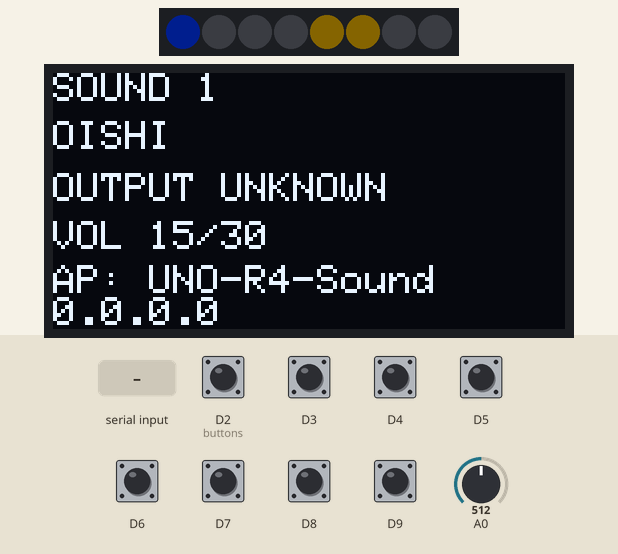
Simulated run of this sketch. Board: Arduino Uno R4 WiFi. Parts: 8 RGB LEDs in strip order, left to right, 128×64 one-colour display. The inputs (shaded band) are chosen by the test bench; at power-on: D2 (buttons), D3–9 HIGH, A0 = 512 (analog values on the 0–1023 scale). Dim RGB values are drawn brighter than linear; the modem accepts every AT command (registered, SIM ready, sends succeed) and sends nothing else; what the sketch prints to the serial monitor is not drawn.

Above: at 1.2 s.
1.3 s: D3 pulled LOW for 0.15 s
At 3.9 s:
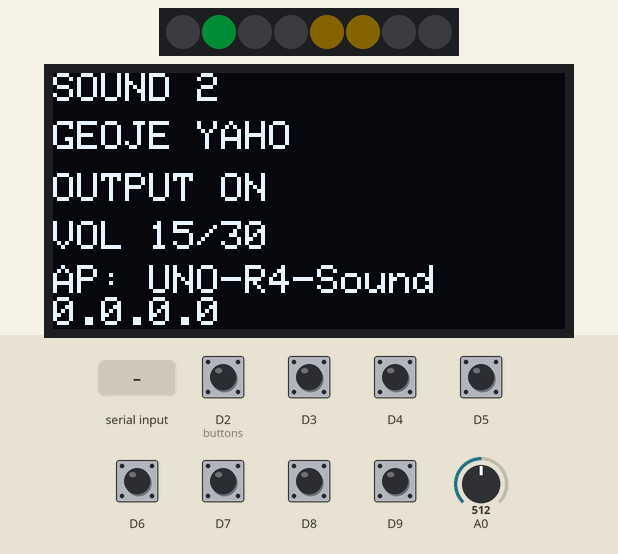
4.3 s: D8 pulled LOW for 0.15 s
At 5.8 s:
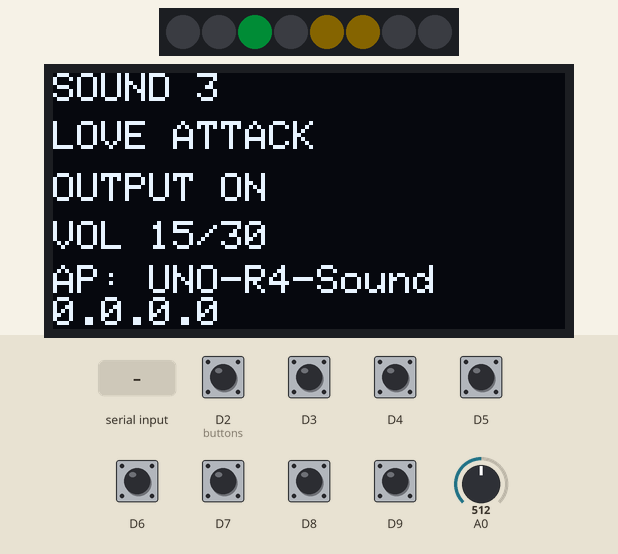
6.5 s: A0 set to 995
At 7.3 s:
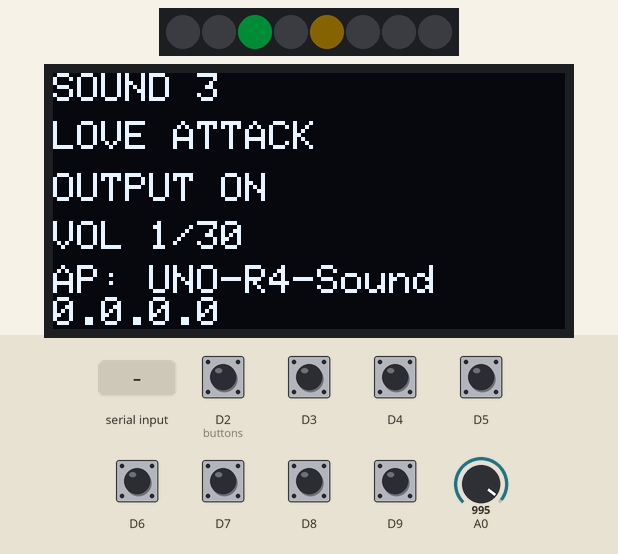
8.1 s: A0 set to 1014
At 9.4 s:
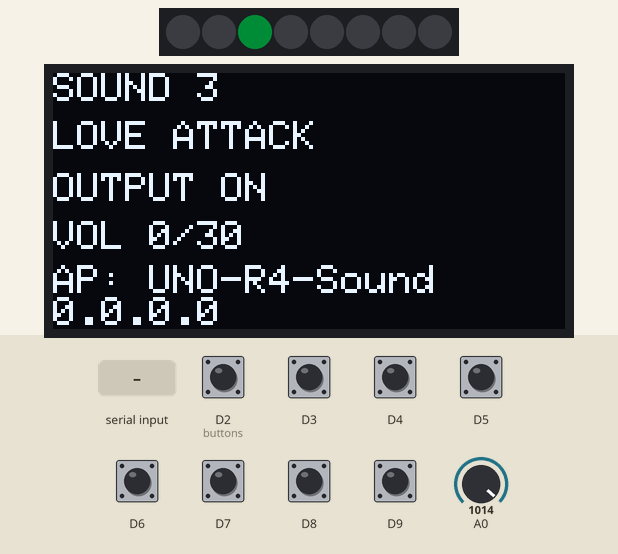
9.7 s: D9 pulled LOW for 0.15 s
At 11.3 s:
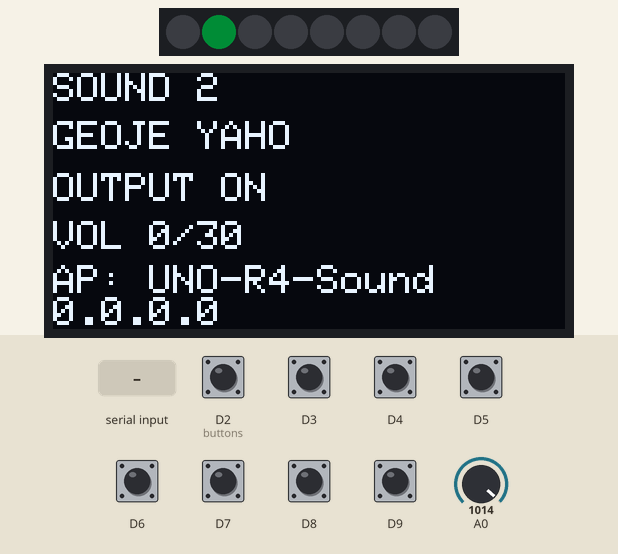
11.9 s: "AT,1\n" received over Serial
At 13.1 s:
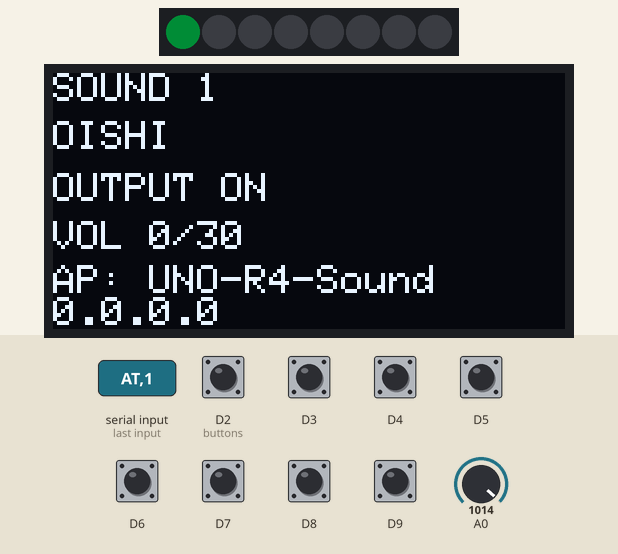
Timing chart, 0 to 14.9 s (numbered marks = the images above; inputs shaded):
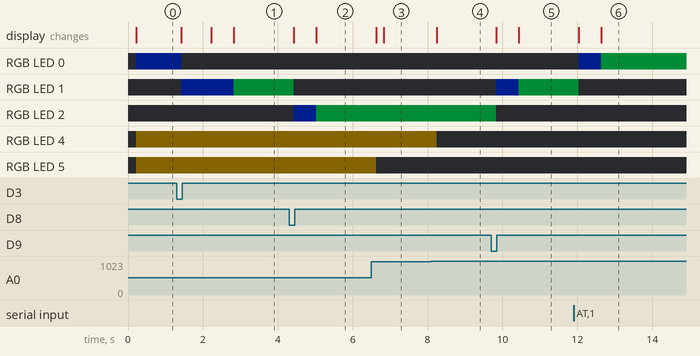

Measured:
- the behaviour switches between 1013 and 1014 on A0 (found by bisection; images 3 and 4)
- after the input at 1.3 s, the display: first changes after 0.13 s (image 1 shows a later state)
- after the input at 4.3 s, RGB LED 1: RGB(0, 13, 5) → off after 0.13 s; RGB LED 2: off → RGB(0, 3, 14) after 0.13 s, → RGB(0, 13, 5) 0.60 s later; the display: first changes after 0.13 s (image 2 shows a later state)
- after the input at 6.5 s, RGB LED 5: RGB(8, 6, 0) → off after 0.13 s; the display: first changes after 0.13 s (image 3 shows a later state)
- after the input at 8.1 s, RGB LED 4: RGB(8, 6, 0) → off after 0.14 s; the display: first changes after 0.14 s (image 4 shows a later state)
- after the input at 9.7 s, RGB LED 1: off → RGB(0, 3, 14) after 0.14 s, → RGB(0, 13, 5) 0.60 s later; RGB LED 2: RGB(0, 13, 5) → off after 0.14 s; the display: first changes after 0.14 s (image 5 shows a later state)
- after the input at 11.9 s, RGB LED 0: off → RGB(0, 3, 14) after 0.14 s, → RGB(0, 13, 5) 0.60 s later; RGB LED 1: RGB(0, 13, 5) → off after 0.14 s; the display: first changes after 0.14 s (image 6 shows a later state)

The sketch:

uno_r4_soundboard.ino
```cpp
/* UNO R4 WiFi 전용 사운드보드
 * D0/RX <- DFPlayer TX, D1/TX -> DFPlayer RX (Serial1 115200)
 * D2~D9: 버튼 1~8 -> GND (INPUT_PULLUP, 30ms debounce)
 * A0: 10k potentiometer, ADC 10-bit, 반전 볼륨 0~30
 * A4/A5: SSD1306 OLED, D10: WS2812B x8
 * PC USB Serial: 115200, 1 2 3 4 p s n b 0 ? (줄바꿈 없어도 동작)
 * Wi-Fi: 보드 IP의 / 에 웹 리모컨, GET /status, POST /command
 * API 토큰 없음. 기존 Button Lab AI 제어 프로토콜과는 별도 펌웨어입니다.
 */
#include <WiFiS3.h>
#include <Wire.h>
#include <Adafruit_GFX.h>
#include <Adafruit_SSD1306.h>
#include <Adafruit_NeoPixel.h>
#include "config.h"
#include "web_page.h"

struct ButtonState { uint8_t pin; bool reading; bool stable; uint32_t changedAt; };
ButtonState buttons[8];
const char BUTTON_COMMANDS[] = "1234psnb";
const char* TRACK_NAMES[] = {"OISHI", "GEOJE YAHO", "LOVE ATTACK", "DEJA VU"};
TwoWire& oledWire = OLED_USE_QWIIC ? Wire1 : Wire;
Adafruit_SSD1306 oled(128, 64, &oledWire, -1);
Adafruit_NeoPixel leds(8, 10, NEO_GRB + NEO_KHZ800);
WiFiServer server(80);
WiFiClient client;

uint8_t selectedTrack = 1;
int filteredADC = 0, knobVolume = 0, sentVolume = -1;
bool wantedMute = true, ampOn = false, ampKnown = false, oledReady = false;
bool networkReady = false, apMode = false, audioInitialized = false;
bool awaitingReply = false, replyOverflow = false;
String ipAddress = "USB ONLY", lastReply, audioError, incomingReply, pendingCommand;
String commandQueue[8];
uint8_t queueSize = 0;
uint32_t sentAt = 0, completedAt = 0, knobAt = 0, displayAt = 0, networkAt = 0;
String httpRequest;
uint32_t clientAt = 0;

void queueCommand(const String& command) {
  if (queueSize < 8) commandQueue[queueSize++] = command;
}

// 새 조작은 아직 전송하지 않은 재생 순서를 교체합니다. 전송 중인 명령은 응답을 기다립니다.
void stopOutput() {
  wantedMute = true;
  queueSize = 0;
  queueCommand("AT+AMP=OFF");
}

void playSelected() {
  wantedMute = false;
  audioError = "";
  queueSize = 0;
  // 파일 전환 중에는 무음 처리하고, 파일 처음으로 이동한 뒤 출력을 켭니다.
  queueCommand("AT+AMP=OFF");
  queueCommand("AT+PLAYMODE=3");
  queueCommand("AT+PLAYFILE=/sound" + String(selectedTrack) + ".mp3");
  queueCommand("AT+TIME=0");
  queueCommand("AT+VOL=" + String(knobVolume));
  queueCommand("AT+AMP=ON");
}

bool commandAllowed(char command) {
  return command != '\0' && strchr("1234psnb0?", command) != nullptr;
}

void dispatchCommand(char command) {
  if (!commandAllowed(command)) return;
  Serial.print("[COMMAND] "); Serial.println(command);
  if (command >= '1' && command <= '4') { selectedTrack = command - '0'; playSelected(); }
  else if (command == 'p') playSelected();
  else if (command == 's') stopOutput();
  else if (command == 'n') { selectedTrack = selectedTrack % 4 + 1; playSelected(); }
  else if (command == 'b') { selectedTrack = (selectedTrack + 2) % 4 + 1; playSelected(); }
  else if (command == '0') { if (wantedMute) playSelected(); else stopOutput(); }
  else if (command == '?') queueCommand("AT");
}

void readButtons() {
  uint32_t now = millis();
  for (uint8_t i = 0; i < 8; ++i) {
    bool value = digitalRead(buttons[i].pin);
    if (value != buttons[i].reading) { buttons[i].reading = value; buttons[i].changedAt = now; }
    if (now - buttons[i].changedAt >= 30 && value != buttons[i].stable) {
      buttons[i].stable = value;
      if (value == LOW) dispatchCommand(BUTTON_COMMANDS[i]);
    }
  }
}

void readVolumeKnob() {
  if (millis() - knobAt < 10) return;
  knobAt = millis();
  int raw = 1023 - analogRead(A0);
  filteredADC = (filteredADC * 3 + raw + 2) / 4;
  // 필터와 히스테리시스로 경계 부근에서 볼륨이 반복해서 바뀌는 것을 억제합니다.
  int candidate = constrain((filteredADC * 30 + 511) / 1023, 0, 30);
  int center = knobVolume * 1023 / 30;
  if (candidate != knobVolume && (abs(filteredADC - center) >= 23 || filteredADC <= 5 || filteredADC >= 1018))
    knobVolume = candidate;
}

void finishAudioCommand(bool ok, const String& reason) {
  awaitingReply = false;
  completedAt = millis();
  if (ok) {
    if (pendingCommand == "AT+AMP=ON" || pendingCommand == "AT+AMP=OFF") {
      ampOn = pendingCommand.endsWith("ON"); ampKnown = true;
    }
    if (pendingCommand.startsWith("AT+VOL=")) sentVolume = pendingCommand.substring(7).toInt();
    if (pendingCommand == "AT") { audioError = ""; Serial.println("[DFPlayer] communication OK"); }
  } else {
    audioError = reason + ": " + pendingCommand;
    Serial.println("[DFPlayer ERROR] " + audioError);
    queueSize = 0; wantedMute = true; ampKnown = false;
    // 실패하면 뒤에 남은 AMP=ON을 취소하고 무음 처리를 한 번 시도합니다.
    if (pendingCommand != "AT+AMP=OFF") queueCommand("AT+AMP=OFF");
  }
}

void serviceAudio() {
  for (uint8_t n = 0; n < 96 && Serial1.available(); ++n) {
    char c = Serial1.read();
    if (c == '\n' || c == '\r') {
      if (!replyOverflow && incomingReply.length()) {
        incomingReply.trim(); lastReply = incomingReply;
        Serial.println("[DFPlayer] " + incomingReply);
        if (awaitingReply && incomingReply == "OK") finishAudioCommand(true, "");
        else if (awaitingReply && (incomingReply.startsWith("ERROR") || incomingReply.startsWith("ERR")))
          finishAudioCommand(false, incomingReply);
      }
      incomingReply = ""; replyOverflow = false;
    } else if (incomingReply.length() < 160) incomingReply += c;
    else replyOverflow = true;
  }
  if (awaitingReply && millis() - sentAt >= 1500) finishAudioCommand(false, "No OK response");
  if (!audioInitialized) {
    if (millis() < 2000) return;
    audioInitialized = true;
    // 이미 대기 중인 사용자 조작이 있으면 해당 순서를 유지합니다.
    if (!queueSize) { queueCommand("AT"); queueCommand("AT+AMP=OFF"); queueCommand("AT+PROMPT=OFF"); queueCommand("AT+PLAYMODE=3"); }
  }
  if (awaitingReply || millis() - completedAt < 120) return;
  // No retries for a changing knob while the module is unresponsive.
  if (!queueSize && sentVolume != knobVolume && !audioError.length()) queueCommand("AT+VOL=" + String(knobVolume));
  if (!queueSize) return;
  pendingCommand = commandQueue[0];
  for (uint8_t i = 1; i < queueSize; ++i) commandQueue[i - 1] = commandQueue[i];
  --queueSize;
  Serial1.print(pendingCommand); Serial1.print("\r\n");
  Serial.println("[AT] " + pendingCommand);
  awaitingReply = true; sentAt = millis();
}

void serviceUsb() {
  for (uint8_t n = 0; n < 32 && Serial.available(); ++n) {
    char c = Serial.read();
    if (commandAllowed(c)) dispatchCommand(c);
    else if (c != '\r' && c != '\n' && c != ' ') Serial.println("Use: 1 2 3 4 p s n b 0 ?");
  }
}

void drawIndicators() {
  if (millis() - displayAt < 200) return;
  displayAt = millis();
  if (oledReady) {
    oled.clearDisplay(); oled.setTextColor(SSD1306_WHITE); oled.setTextWrap(false);
    oled.setTextSize(1); oled.setCursor(0, 0); oled.print("SOUND "); oled.print(selectedTrack);
    oled.setCursor(0, 12); oled.print(TRACK_NAMES[selectedTrack - 1]);
    oled.setCursor(0, 25); oled.print(audioError.length() ? "DFPLAYER ERROR" : !ampKnown ? "OUTPUT UNKNOWN" : ampOn ? "OUTPUT ON" : "MUTED");
    oled.setCursor(0, 37); oled.print("VOL "); oled.print(knobVolume); oled.print("/30");
    oled.setCursor(0, 48); oled.print(networkReady ? (apMode ? "AP: UNO-R4-Sound" : "ROUTER WI-FI") : "WI-FI UNAVAILABLE");
    oled.setCursor(0, 56); oled.print(ipAddress); oled.display();
  }
  if (ENABLE_STATUS_LEDS) {
    leds.clear();
    leds.setPixelColor(selectedTrack - 1, audioError.length() ? leds.Color(255, 0, 0) : ampKnown && ampOn ? leds.Color(0, 170, 70) : leds.Color(0, 40, 180));
    uint8_t bars = (knobVolume * 4 + 29) / 30;
    for (uint8_t i = 0; i < bars; ++i) leds.setPixelColor(i + 4, leds.Color(100, 80, 0));
    leds.show();
  }
}

String jsonString(const String& value) {
  String out = "\"";
  for (unsigned int i = 0; i < value.length(); ++i) {
    char c = value[i];
    if (c == '"' || c == '\\') { out += '\\'; out += c; }
    else if (c == '\n') out += "\\n";
    else if (c == '\r') out += "\\r";
    else if ((uint8_t)c >= 32) out += c;
  }
  return out + '"';
}

String statusJson() {
  return "{\"track\":" + String(selectedTrack) + ",\"volume\":" + String(knobVolume) +
    ",\"ampOn\":" + (ampOn ? "true" : "false") + ",\"ampKnown\":" + (ampKnown ? "true" : "false") +
    ",\"busy\":" + (awaitingReply || queueSize ? "true" : "false") +
    ",\"mode\":" + jsonString(apMode ? "AP" : "Wi-Fi") + ",\"ip\":" + jsonString(ipAddress) +
    ",\"reply\":" + jsonString(lastReply) + ",\"error\":" + jsonString(audioError) + "}";
}

void respond(int code, const String& body, const char* type = "application/json") {
  client.print("HTTP/1.1 "); client.print(code);
  client.println(code == 200 ? " OK" : code == 202 ? " Accepted" : " Error");
  client.print("Content-Type: "); client.println(type);
  client.print("Content-Length: "); client.println(body.length());
  client.println("Cache-Control: no-store\r\nConnection: close\r\nX-Content-Type-Options: nosniff\r\n");
  client.print(body); client.stop(); httpRequest = "";
}

void handleRequest() {
  int split = httpRequest.indexOf("\r\n\r\n");
  if (split < 0) return;
  int firstEnd = httpRequest.indexOf("\r\n");
  String first = httpRequest.substring(0, firstEnd);
  if (first == "GET / HTTP/1.1" || first == "GET / HTTP/1.0") { respond(200, WEB_PAGE, "text/html; charset=utf-8"); return; }
  if (first == "GET /status HTTP/1.1" || first == "GET /status HTTP/1.0") { respond(200, statusJson()); return; }
  if (first != "POST /command HTTP/1.1" && first != "POST /command HTTP/1.0") { respond(404, "{\"error\":\"Not found\"}"); return; }
  String headers = httpRequest.substring(firstEnd, split); headers.toLowerCase();
  int start = headers.indexOf("\r\ncontent-length:");
  if (start < 0 || headers.indexOf("transfer-encoding:") >= 0) { respond(400, "{\"error\":\"Use Content-Length: 1\"}"); return; }
  start += 17;
  int end = headers.indexOf("\r\n", start);
  String length = headers.substring(start, end < 0 ? headers.length() : end); length.trim();
  if (length != "1") { respond(400, "{\"error\":\"Send one character\"}"); return; }
  if (httpRequest.length() < (unsigned int)(split + 5)) return;
  char command = httpRequest[split + 4];
  if (!commandAllowed(command)) { respond(400, "{\"error\":\"Invalid command\"}"); return; }
  dispatchCommand(command);
  respond(202, "{\"accepted\":true}"); // DFPlayer ACK is reported separately in /status.
}

void startAccessPoint() {
  apMode = true;
  WiFi.config(IPAddress(192, 168, 4, 1));
  int result = AP_PASSWORD[0] ? WiFi.beginAP(AP_SSID, AP_PASSWORD) : WiFi.beginAP(AP_SSID);
  networkReady = result == WL_AP_LISTENING || result == WL_AP_CONNECTED;
}

void startNetwork() {
  WiFi.setTimeout(5000);
  if (WiFi.status() == WL_NO_MODULE) { Serial.println("[WiFi] Module unavailable; USB/buttons still work."); return; }
  if (WIFI_SSID[0]) {
    int result = WIFI_PASSWORD[0] ? WiFi.begin(WIFI_SSID, WIFI_PASSWORD) : WiFi.begin(WIFI_SSID);
    networkReady = result == WL_CONNECTED;
  }
  if (!networkReady) { WiFi.disconnect(); startAccessPoint(); }
  if (networkReady) {
    ipAddress = WiFi.localIP().toString(); server.begin();
    Serial.println("[WiFi] " + String(apMode ? AP_SSID : WIFI_SSID) + " -> http://" + ipAddress);
  } else Serial.println("[WiFi] Start failed; USB/buttons still work.");
}

void serviceNetwork() {
  if (!networkReady) return;
  if (millis() - networkAt >= 5000) {
    networkAt = millis();
    if (!apMode && WiFi.status() != WL_CONNECTED) {
      client.stop(); WiFi.disconnect(); startAccessPoint();
      ipAddress = networkReady ? WiFi.localIP().toString() : "USB ONLY";
      if (networkReady) { server.begin(); Serial.println("[WiFi] Fallback AP: http://" + ipAddress); }
    }
  }
  if (!client) {
    client = server.available();
    if (!client) return;
    httpRequest = ""; clientAt = millis();
  }
  for (uint8_t n = 0; n < 128 && client.available(); ++n) {
    httpRequest += (char)client.read();
    if (httpRequest.length() > 1536) { respond(413, "{\"error\":\"Request too large\"}"); return; }
  }
  if (millis() - clientAt > 2000) { client.stop(); httpRequest = ""; return; }
  handleRequest();
}

void setup() {
  Serial.begin(115200); Serial1.begin(115200);
  analogReadResolution(10);
  filteredADC = 1023 - analogRead(A0);
  knobVolume = constrain((filteredADC * 30 + 511) / 1023, 0, 30);
  for (uint8_t i = 0; i < 8; ++i) {
    pinMode(i + 2, INPUT_PULLUP);
    bool reading = digitalRead(i + 2);
    buttons[i] = {uint8_t(i + 2), reading, reading, millis()};
  }
  // LED 기능을 끄면 데이터 신호를 보내지 않습니다. 전원 순서는 README를 참고하세요.
  if (ENABLE_STATUS_LEDS) { leds.begin(); leds.setBrightness(LED_BRIGHTNESS); leds.clear(); leds.show(); }
  oledWire.begin();
  for (uint8_t address = 0x3C; address <= 0x3D && !oledReady; ++address) {
    oledWire.beginTransmission(address);
    if (oledWire.endTransmission() == 0) oledReady = oled.begin(SSD1306_SWITCHCAPVCC, address);
  }
  incomingReply.reserve(161); httpRequest.reserve(1537);
  startNetwork();
  Serial.println("UNO R4 Soundboard. Serial 115200. Commands: 1 2 3 4 p s n b 0 ?");
  Serial.println("OLED: " + String(oledReady ? "OK" : "not detected (check model, voltage and I2C)"));
}

void loop() {
  readButtons(); readVolumeKnob(); serviceUsb(); serviceAudio(); serviceNetwork(); drawIndicators();
}
```

web_page.h
```cpp
#pragma once
const char WEB_PAGE[] = R"HTML(<!doctype html>
<html lang="ko"><meta charset="utf-8"><meta name="viewport" content="width=device-width,initial-scale=1">
<title>UNO R4 · 사운드보드</title>
<style>
*{box-sizing:border-box}body{margin:0;background:#eef3ee;color:#233b30;font:16px/1.6 system-ui,sans-serif}
main{max-width:640px;margin:30px auto;padding:24px}h1{font-size:25px}p{font-size:14px}
.keys{display:grid;grid-template-columns:1fr 1fr;gap:12px}button{padding:18px 8px;border:1px solid #bdcebf;border-radius:10px;background:#fff;color:#234a35;font:inherit;cursor:pointer}
button:active{background:#d3ecd9}button:disabled{opacity:.5}.stop{background:#fae8e3;color:#903e30}
section{padding:18px;background:#fff;border-radius:12px;margin:18px 0}#status{white-space:pre-wrap}#reply{overflow-wrap:anywhere;font-family:monospace}
</style><main><h1>UNO R4 사운드보드</h1>
<p>보드와 같은 Wi-Fi에서 IP 주소로 제어합니다. 로그인·API 토큰은 없습니다.</p>
<section id="status" role="status">보드 상태 확인 중…</section>
<div class="keys">
<button data-command="1">1 · 오이쉬</button><button data-command="2">2 · 거제야호</button>
<button data-command="3">3 · 러브어택</button><button data-command="4">4 · 데자뷰</button>
<button data-command="p">5 · 처음부터 재생</button><button data-command="s" class="stop">6 · 출력 정지</button>
<button data-command="n">7 · 다음 음원</button><button data-command="b">8 · 이전 음원</button>
<button data-command="0">정지 / 처음부터 재생</button><button data-command="?">DFPlayer 통신 확인</button>
</div>
<section><strong>A0 볼륨: <span id="volume">—</span> / 30</strong><p>실물 가변저항으로 조절합니다. 출력 정지는 앰프 무음 처리이며, 다음 재생은 파일 처음부터 시작합니다.</p>
<p id="message" role="status"></p><p>최근 DFPlayer 응답: <span id="reply">—</span></p></section>
<p>파일: /sound1.mp3 ~ /sound4.mp3 · OLED의 OUTPUT ON은 앰프 상태이며 곡 재생 완료 여부를 뜻하지 않습니다.</p>
</main><script>
const names=['오이쉬','거제야호','러브어택','데자뷰'];
async function refresh(){
 try{const response=await fetch('/status',{cache:'no-store',signal:AbortSignal.timeout(3000)});if(!response.ok)throw Error('상태 조회 실패');const s=await response.json();
 document.querySelector('#status').textContent=`선택 음원: ${s.track} · ${names[s.track-1]}\n출력: ${s.ampKnown?(s.ampOn?'앰프 ON':'무음'):'확인 중'}${s.busy?' · 명령 처리 중':''}\n${s.mode} · ${s.ip}${s.error?'\n확인 필요: '+s.error:''}`;
 document.querySelector('#volume').textContent=s.volume;document.querySelector('#reply').textContent=s.reply||'아직 응답 없음';
 }catch(e){document.querySelector('#status').textContent='보드 연결을 확인하세요. 보드와 같은 Wi-Fi에 연결하고 OLED의 IP 주소를 다시 열어 주세요.';}
}
document.querySelectorAll('[data-command]').forEach(button=>button.onclick=async()=>{
 button.disabled=true;
 try{const response=await fetch('/command',{method:'POST',headers:{'Content-Type':'text/plain'},body:button.dataset.command,signal:AbortSignal.timeout(3000)});if(!response.ok)throw Error('명령 접수 실패');document.querySelector('#message').textContent='명령을 접수했습니다. DFPlayer 처리 결과는 위 상태에서 확인하세요.';await refresh();}
 catch(e){document.querySelector('#message').textContent=e.message;}finally{button.disabled=false;}
});
(async function poll(){await refresh();setTimeout(poll,1000);})();
</script></html>)HTML";
```

config.h
```cpp
#pragma once

// 비워 두면 UNO-R4-Sound에 직접 연결합니다. API 토큰은 사용하지 않습니다.
// 공유기를 사용하려면 2.4GHz Wi-Fi 이름/비밀번호를 입력하고 다시 업로드하세요.
constexpr char WIFI_SSID[] = "";
constexpr char WIFI_PASSWORD[] = "";
constexpr char AP_SSID[] = "UNO-R4-Sound";
// 기본 AP는 비밀번호가 없습니다. 원하면 8자 이상 Wi-Fi 비밀번호를 설정하세요.
constexpr char AP_PASSWORD[] = "";

// 기본: SSD1306 128x64, A4/A5의 Wire, I2C 0x3C/0x3D 자동 탐색.
// 3.3V Qwiic으로 실제 배선을 옮긴 경우에만 true로 바꾸세요.
constexpr bool OLED_USE_QWIIC = false;
constexpr bool ENABLE_STATUS_LEDS = true;
constexpr unsigned char LED_BRIGHTNESS = 20;  // 0~255, 낮은 밝기로 시작
```
